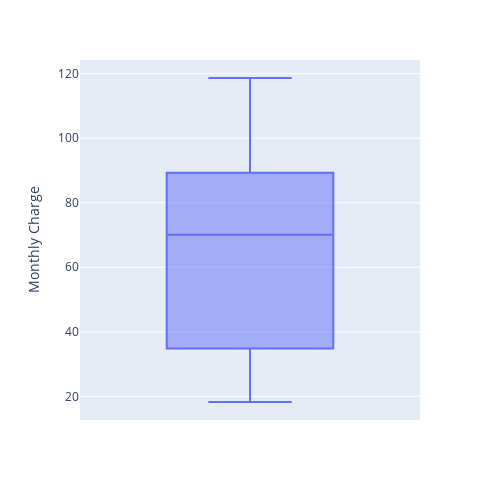

Source (notebook cell):
### Code cell
print("=" * 60)
print("FINANCIAL ANALYSIS")
print("=" * 60)

# Monthly Charge Distribution
px.box(
    df,
    y="Monthly Charge",
    width=500,
    height=500
)

### Figure 1 — Plotly figure (JSON) as saved in the notebook; plotly's stock layout.template omitted (floating-point values rounded to 4 significant figures; data arrays with more than 128 entries replaced by an {"elided": "..."} marker saying what was removed)
{"data": [{"alignmentgroup": "True", "hovertemplate": "Monthly Charge=%{y}<extra></extra>", "legendgroup": "", "marker": {"color": "#636efa"}, "name": "", "notched": false, "offsetgroup": "", "orientation": "v", "showlegend": false, "type": "box", "x0": " ", "xaxis": "x", "y": {"elided": "6801 float values"}, "y0": " ", "yaxis": "y"}], "layout": {"boxmode": "group", "height": 500, "legend": {"tracegroupgap": 0}, "margin": {"t": 60}, "width": 500, "xaxis": {"anchor": "y", "domain": [0, 1]}, "yaxis": {"anchor": "x", "domain": [0, 1], "title": {"text": "Monthly Charge"}}}}
